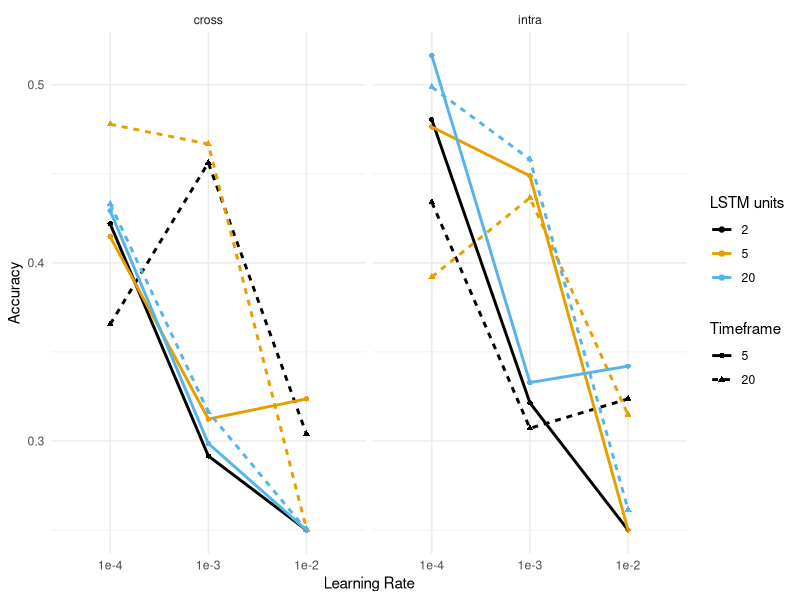

The R script that drew this image:
setwd("!GitHub/PRDL_Group25/results")
# Install and load the necessary packages
library(ggplot2)

# Your data
dat <- read.csv("val_set_results.csv", sep=";")

dat_cross = dat[dat$data == "cross",]
dat_intra = dat[dat$data == "intra",]

#require(scales)
# Plotting
cbbPalette <- c("#000000", "#E69F00", "#56B4E9")

ggplot(dat, aes(x = learning_rate, y = acc, color = factor(lstm_units), 
                      shape = factor(timeframe), linetype = factor(timeframe))) +
  geom_point() +
  geom_line(aes(group = interaction(timeframe, lstm_units)), size=1) +
  #scale_x_discrete(trans = log2_trans())
  scale_x_discrete(labels=c('1e-4', '1e-3', '1e-2'), limits=rev) +
  labs(x = "Learning Rate",
       y = "Accuracy",
       color = "LSTM units",
       linetype = "Timeframe",
       shape = "Timeframe") +
  scale_colour_manual(values=cbbPalette) +
  theme_minimal() + 
  facet_grid(.~data)
